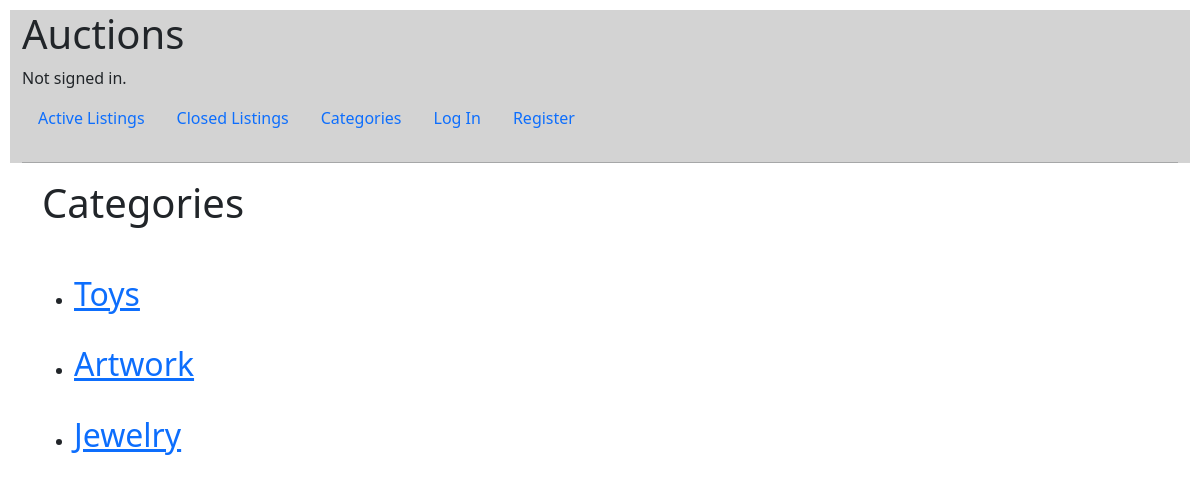
The page /categories on the database as committed earlier.
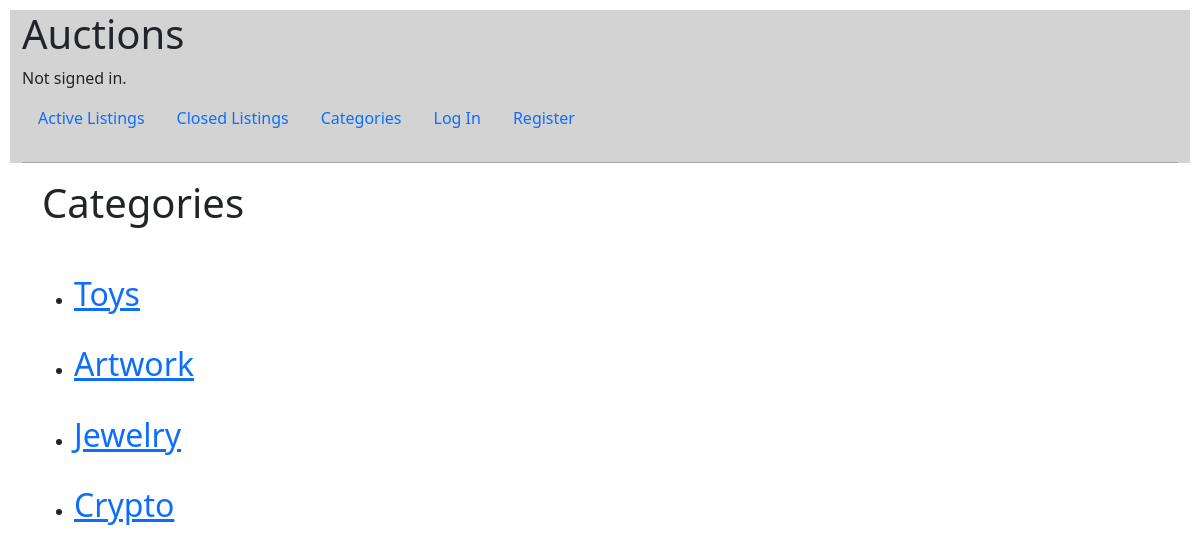
The same page on the database as committed later.
### auctions/models.py (models this page shows)
class Category(models.Model):
    category = models.CharField(max_length=50, unique=True)
    def __str__(self):
        return f"{self.category}"

### auctions/views.py (the view)
# urls.py: path("categories", views.categories, name="categories"),
def categories(request):
    categories = Category.objects.all()
    return render(request, "auctions/categories.html", {"categories" : categories})

### auctions/templates/auctions/categories.html (shortened to what this page needs)
{% extends "auctions/layout.html" %}
{% block body %}
<div class="container">
    <h1 class="mb-5">Categories</h1>
{% if categories %}
    <ul>
    {% for category in categories %}
        <li><h2><a href="{% url 'category' category.id %}">{{ category }}</a></h2></li><br/>
    {% endfor %}
    </ul>
{% endif%}
</div>
{% endblock %}

### auctions/templates/auctions/layout.html (shortened to what this page needs)
{% load static %}
<!DOCTYPE html>
<html lang="en">
    <head>
        <link href="https://cdn.jsdelivr.net/npm/bootstrap@5.2.0/dist/css/bootstrap.min.css" rel="stylesheet">
        <link href="{% static 'auctions/styles.css' %}" rel="stylesheet">
    </head>
    <body>
        <div class="container-fluid" style="background-color: #D3D3D3">
        <h1 class="">Auctions</h1>
        <div>
            {% if user.is_authenticated %}
                Signed in as <strong>{{ user.username }}</strong>.
            {% else %}
                Not signed in.
            {% endif %}
        </div>
        <ul class="navbar nav justify-content-start">
            <li class="nav-item">
                <a class="nav-link" href="{% url 'index' %}">Active Listings</a>
            </li>
            <li class="nav-item">
                <a class="nav-link" href="{% url 'closed_listings' %}">Closed Listings</a>
            </li>
            <li class="nav-item">
                <a class="nav-link" href="{% url 'categories' %}">Categories</a>
            </li>
            {% if user.is_authenticated %}
            <li class="nav-item">
                <a class="nav-link" href="{% url 'create_listing' %}">Create listing</a>
            </li>
            <li class="nav-item">
                <a class="nav-link" href="{% url 'watchlist' %}">Watchlist</a>
            </li>
                <li class="nav-item">
                    <a class="nav-link" href="{% url 'logout' %}">Log Out</a>
                </li>
            {% else %}
                <li class="nav-item">
                    <a class="nav-link" href="{% url 'login' %}">Log In</a>
                </li>
                <li class="nav-item">
                    <a class="nav-link" href="{% url 'register' %}">Register</a>
                </li>
            {% endif %}
        </ul>
        <hr>
        </div>
        {% block body %}
        {% endblock %}
    </body>
</html>

### auctions/static/auctions/styles.css (style rules this page uses)
body { padding: 10px; }

Rows that differ between the two databases and show on the page:
added Category: category "Crypto"
